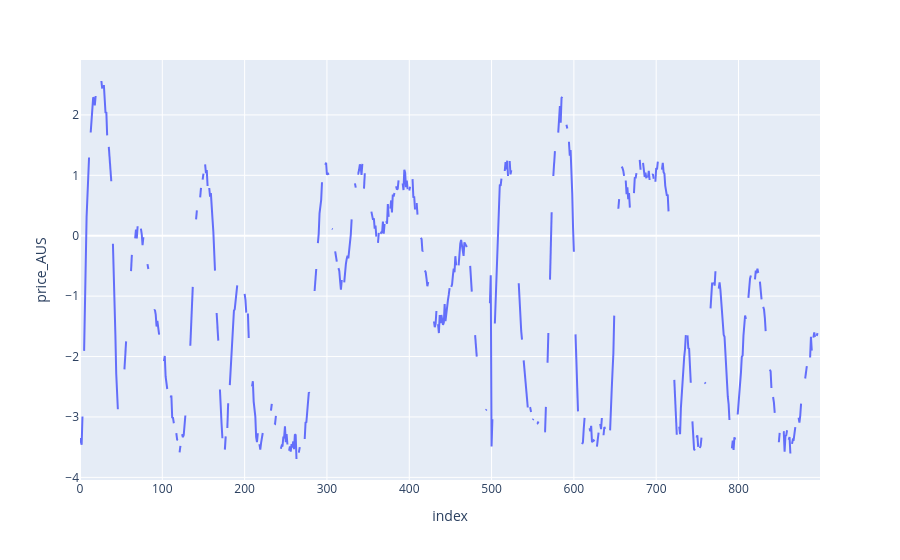

Notebook code cell kept with this figure:
### Code cell
fig = px.line(X_train['price_AUS'], x=X_train.index, y='price_AUS')
fig.show()

### Figure 1 — Plotly figure (JSON) as saved in the notebook; plotly's stock layout.template omitted (floating-point values rounded to 4 significant figures; data arrays with more than 128 entries replaced by an {"elided": "..."} marker saying what was removed)
{"data": [{"hovertemplate": "index=%{x}<br>price_AUS=%{y}<extra></extra>", "legendgroup": "", "line": {"color": "#636efa", "dash": "solid"}, "marker": {"symbol": "circle"}, "mode": "lines", "name": "", "orientation": "v", "showlegend": false, "type": "scatter", "x": {"elided": "900 int values"}, "xaxis": "x", "y": {"elided": "900 float values"}, "yaxis": "y"}], "layout": {"legend": {"tracegroupgap": 0}, "margin": {"t": 60}, "xaxis": {"anchor": "y", "domain": [0, 1], "title": {"text": "index"}}, "yaxis": {"anchor": "x", "domain": [0, 1], "title": {"text": "price_AUS"}}}}
